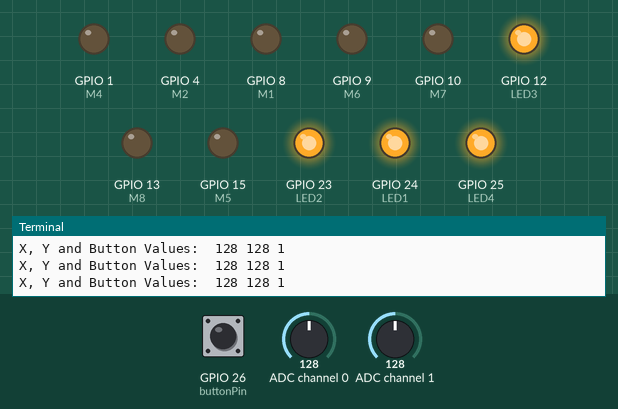
Bench run of a program on a simulated Raspberry Pi (BCM pin numbers). Shown: output pins drawn as LEDs (lit = HIGH), the last lines printed to the terminal. The test bench sets the inputs (shaded band); at power-on: ADC channel 0 = 128, ADC channel 1 = 128, GPIO 26 (buttonPin) HIGH (analog values on the 0–255 scale). Pins used as bus, display or sensor lines are not drawn.

Above: at 1.2 s.
1.3 s: ADC channel 0 set to 27
2.8 s: ADC channel 0 set to 22
At 3.8 s:
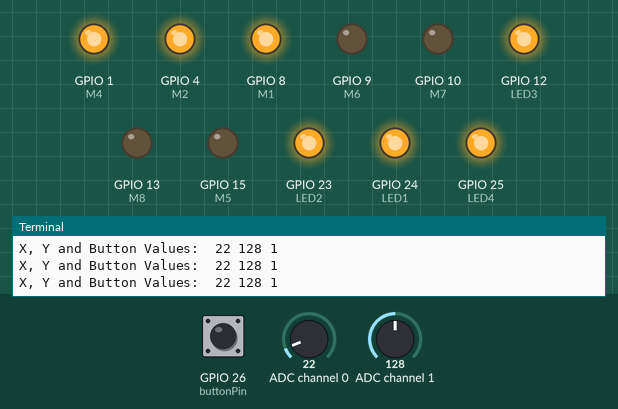
4.3 s: ADC channel 1 set to 26
5.8 s: ADC channel 1 set to 22
At 6.3 s:
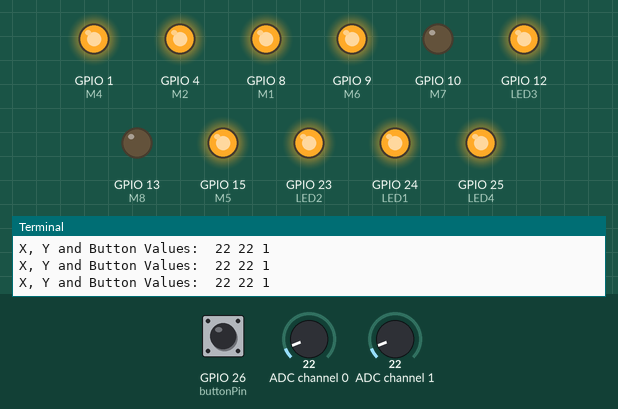
7.3 s: GPIO 26 (buttonPin) pulled LOW for 0.15 s
At 8.3 s:
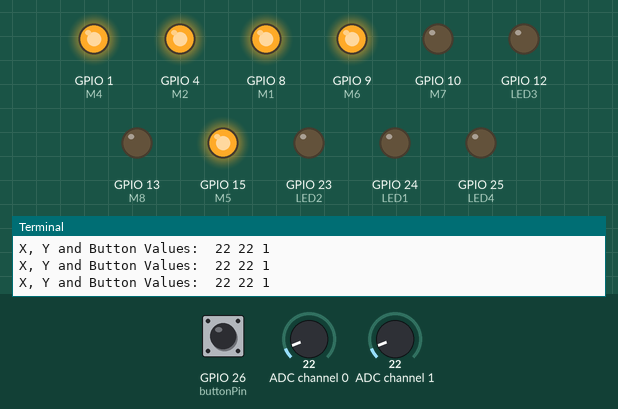
8.9 s: ADC channel 0 set to 28
At 10.0 s:
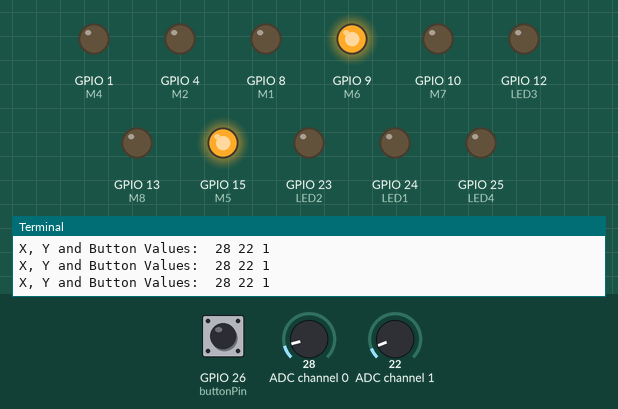
Timing chart, 0 to 11.4 s (numbered marks = the images above; inputs shaded):
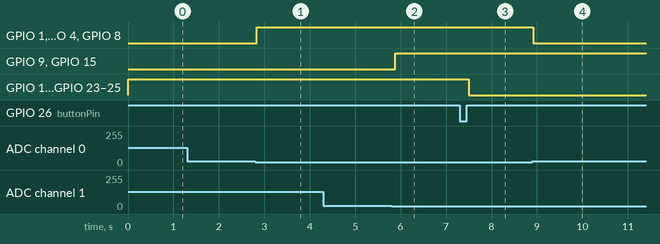

The program:

Using_a_Joystick_with_a_Raspberry_Pi_and_Python.py
```python
###https://www.youtube.com/watch?v=j8-2drJMrf4
import RPi.GPIO as GPIO
from time import sleep
from smbus import SMBus

ads7830_commands = (0x84, 0xc4, 0x94, 0xd4, 0xa4, 0xe4, 0xb4, 0xf4)

def read_ads7830(input):
    bus.write_byte(0x4b, ads7830_commands[input])
    return bus.read_byte(0x4b)

GPIO.setmode(GPIO.BCM)
delayTime = 0.1

bus = SMBus(1)

# Setup the GPIO pin for the button on the joystick
buttonPin = 26
GPIO.setup(buttonPin, GPIO.IN, pull_up_down = GPIO.PUD_UP)

buttonPrevious = 1
LEDState = True

LED1 = 24
LED2 = 23
LED3 = 12
LED4 = 25

M1 = 8
M2 = 4
M3 = 3
M4 = 1
M5 = 15
M6 = 9
M7 = 10
M8 = 13
GPIO.setup(M1, GPIO.OUT)
GPIO.setup(M2, GPIO.OUT)
GPIO.setup(M3, GPIO.OUT)
GPIO.setup(M4, GPIO.OUT)
GPIO.setup(M5, GPIO.OUT)
GPIO.setup(M6, GPIO.OUT)
GPIO.setup(M7, GPIO.OUT)
GPIO.setup(M8, GPIO.OUT)
GPIO.setup(LED1, GPIO.OUT)
GPIO.setup(LED2, GPIO.OUT)
GPIO.setup(LED3, GPIO.OUT)
GPIO.setup(LED4, GPIO.OUT)

GPIO.output(LED1, True)
GPIO.output(LED2, True)
GPIO.output(LED3, True)
GPIO.output(LED4, True)

# where all the action happens
try:
    while True:
        # Read x signal from channel 0
        xAV = read_ads7830(0)
        # Read y signal from channel 1
        yAV = read_ads7830(1)

        # x joystick direction
        if xAV < 25:
            GPIO.output(M1, True)
            GPIO.output(M2, True)
            GPIO.output(M3, True)
            GPIO.output(M4, True)
        elif xAV > 230:
            GPIO.output(M1, False)
            GPIO.output(M2, False)
            GPIO.output(M3, False)
            GPIO.output(M4, False)
        else:
            GPIO.output(M1, False)
            GPIO.output(M2, False)
            GPIO.output(M3, False)
            GPIO.output(M4, False)

        # y joystick direction
        if yAV < 25:
            GPIO.output(M5, True)
            GPIO.output(M6, True)
            GPIO.output(M7, False)
            GPIO.output(M8, False)
        elif yAV > 230:
            GPIO.output(M5, False)
            GPIO.output(M6, False)
            GPIO.output(M7, True)
            GPIO.output(M8, True)
        else:
            GPIO.output(M5, False)
            GPIO.output(M6, False)
            GPIO.output(M7, False)
            GPIO.output(M8, False)

        buttonCurrent = GPIO.input(buttonPin)
        if (buttonPrevious==0 and buttonCurrent==1):
            if LEDState==False:
             GPIO.output(LED1, True)
             GPIO.output(LED2, True)
             GPIO.output(LED3, True)
             GPIO.output(LED4, True)
             LEDState=True
            else:
              GPIO.output(LED1, False)
              GPIO.output(LED2, False)
              GPIO.output(LED3, False)
              GPIO.output(LED4, False)
              LEDState=False

        buttonPrevious = buttonCurrent

        # print out values
        print('X, Y and Button Values: ', xAV, yAV, buttonCurrent)
        sleep(delayTime)

except KeyboardInterrupt:
    GPIO.cleanup()
```

Measured:
- the behaviour switches between 25 and 24 on ADC channel 0 (found by bisection; images 0 and 1)
- the behaviour switches between 25 and 24 on ADC channel 1 (found by bisection; images 1 and 2)
- after the input at 2.8 s, GPIO 1 (M4), GPIO 4 (M2), GPIO 8 (M1): LOW → HIGH at once
- after the input at 5.8 s, GPIO 9 (M6), GPIO 15 (M5): LOW → HIGH after 0.08 s
- after the input at 7.3 s, GPIO 12 (LED3), GPIO 23 (LED2), GPIO 24 (LED1), GPIO 25 (LED4): HIGH → LOW after 0.20 s
- after the input at 8.9 s, GPIO 1 (M4), GPIO 4 (M2), GPIO 8 (M1): HIGH → LOW at once
